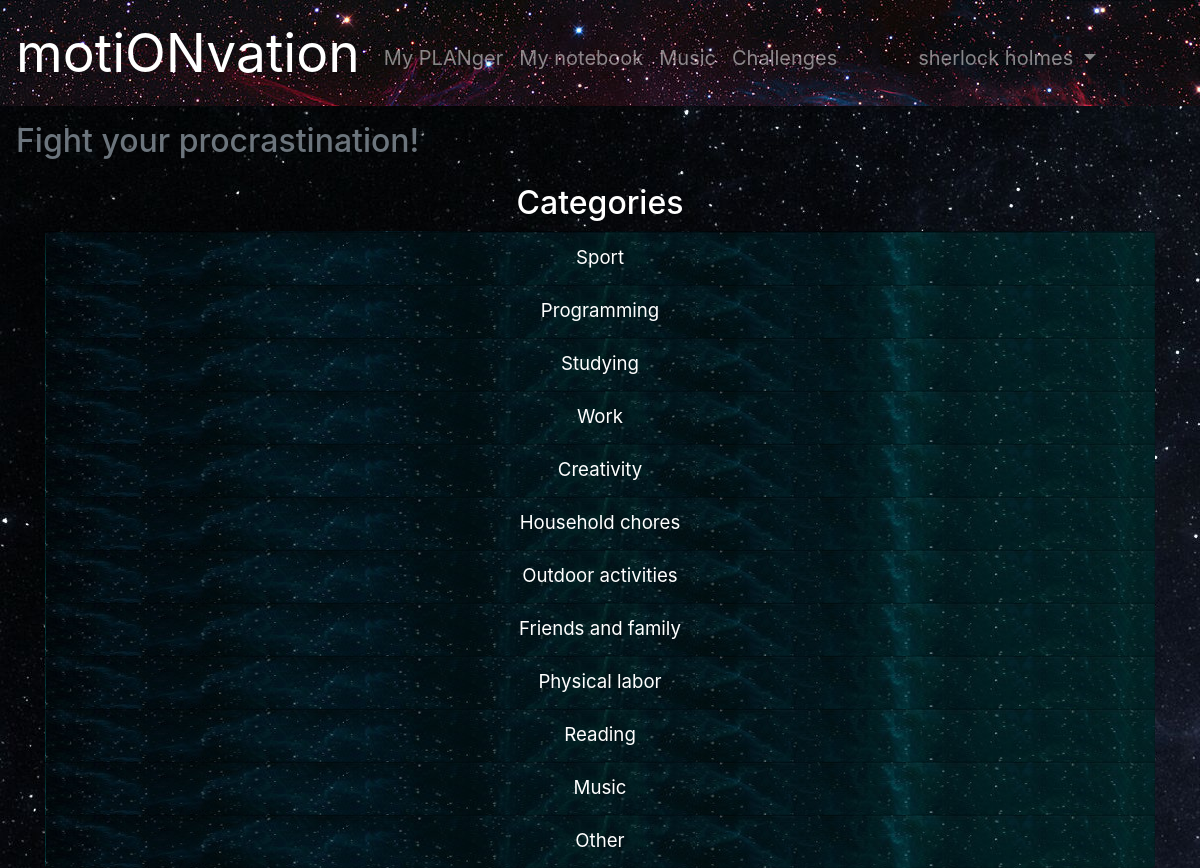
Page /select_category (signed in) on the committed database.
### motionvation/data/models/categories.py (models this page shows)
class Category(SqlAlchemyBase, SerializerMixin):
    __tablename__ = 'categories'
    id = Column(Integer, primary_key=True, autoincrement=True)
    title = Column(String)
    user_id = Column(Integer, ForeignKey('users.id'))
    user = orm.relation('User')
    tasks = orm.relation('Task', back_populates='category')

### motionvation/application.py (the view)
@app.route('/select_category')
@login_required
def select_category():
    db = db_session.create_session()
    categories = db.query(Category).filter(Category.user_id == admin_id).all().copy()
    return render_template('select_category.html', categories=categories, useracc=(current_user.name + ' ' + current_user.surname),
                           title='Select category')

### motionvation/application.py (called while the page is built)
@login_manager.user_loader
def load_user(user_id):
    db = db_session.create_session()
    return db.query(User).get(user_id)

### motionvation/data/db_session.py (called while the page is built)
def create_session() -> orm.Session:
    global __factory
    return __factory()

### motionvation/templates/select_category.html
{% extends 'base.html' %}
{% block content %}
<main class='text-center'>
        <h2>Categories</h2>
        <div class="container">
        <ul class="list-group">
            {% for category in categories %}
            <li class="list-group-item list-group-flush list-group-color"><a href="/add_task/{{ category.id }}" class='button-note-text'>{{ category.title }}</a></li>
            {% endfor %}
        </ul>
        </div>
    </main>
{% endblock %}

### motionvation/static/css/style16.css (style rules this page uses)
body { background: url(../img/7.jpg); color: #fff; }
.list-group-color { background: url(../img/1.jpg); }
.button-note-text { color: #fff; font-size: 14pt; text-decoration: none; }

### rows in the picture
Category: title "Sport"
Category: title "Programming"
Category: title "Studying"
Category: title "Work"
Category: title "Creativity"
Category: title "Household chores"
Category: title "Outdoor activities"
Category: title "Friends and family"
Category: title "Physical labor"
Category: title "Reading"
Category: title "Music"
Category: title "Other"

### other values in the picture
{{ useracc }} "sherlock holmes"
